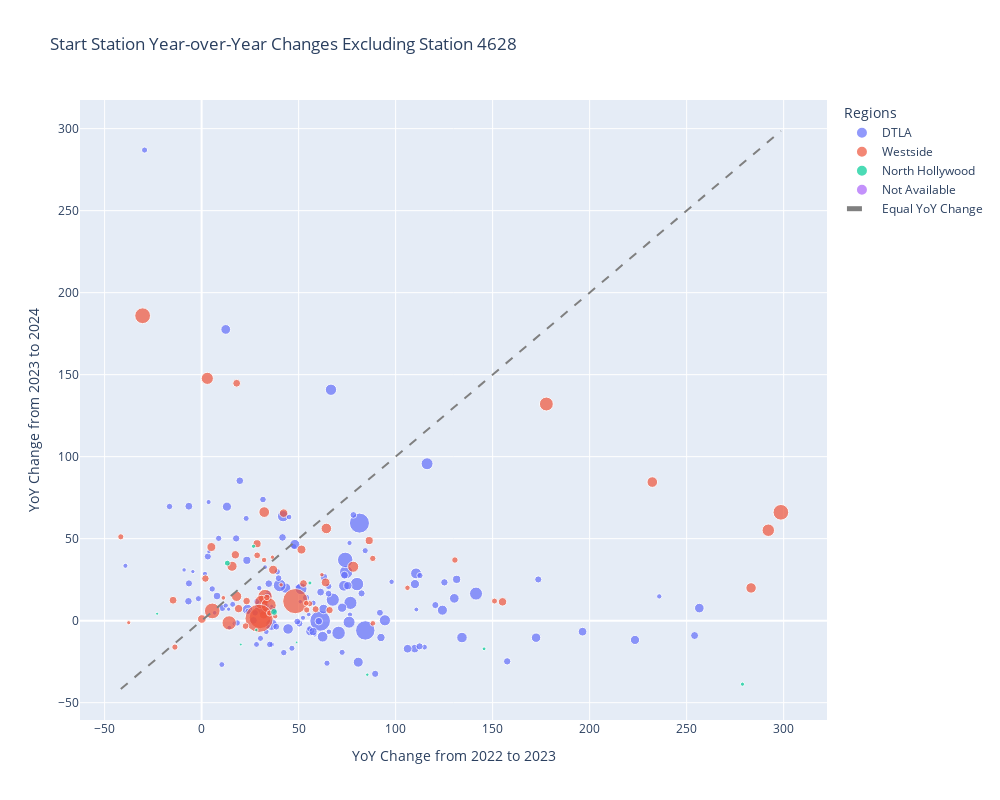

Source (notebook cell):
### Code cell
## Overall Trend for Active Stations
fig = px.scatter(
    yoy_rm_outliers, 
    x="pct_22_23", 
    y="pct_23_24",
    color="region",
    size="trips_2024",
    title="Start Station Year-over-Year Changes Excluding Station 4628",
    labels={
        "pct_22_23": "YoY Change from 2022 to 2023",
        "pct_23_24": "YoY Change from 2023 to 2024",
        "region": "Regions"
    },
    height=800, width=1000,
    custom_data=[
        "start_id", "name", "region", "live_date", 
        "trips_2022", "trips_2023", "trips_2024"
    ]
)
fig.update_traces(
    hovertemplate =
        "<b>%{customdata[1]} (%{customdata[0]})</b><br>" +
        "Region: %{customdata[2]}<br>" +
        "Live Date: %{customdata[3]}<br>" +
        "Trips 2022: %{customdata[4]}<br>" +
        "Trips 2023: %{customdata[5]} (%{x:.0f}%)<br>" +
        "Trips 2024: %{customdata[6]} (%{y:.0f}%)<br>" +
        "<extra></extra>"
)
## Add 45 degree diagonal line
min_val = min(yoy_rm_outliers["pct_22_23"].min(), yoy_rm_outliers["pct_23_24"].min())
max_val = max(yoy_rm_outliers["pct_22_23"].max(), yoy_rm_outliers["pct_23_24"].max())
fig.add_trace(go.Scatter(
    x=[min_val, max_val],
    y=[min_val, max_val],
    mode="lines",
    line=dict(color="grey", dash="dash"),
    name="Equal YoY Change"
))
fig.show()

### Figure 1 — Plotly figure (JSON) as saved in the notebook; plotly's stock layout.template omitted (floating-point values rounded to 4 significant figures; data arrays with more than 128 entries replaced by an {"elided": "..."} marker saying what was removed)
{"data": [{"customdata": {"elided": "144x7 mixed values"}, "hovertemplate": "<b>%{customdata[1]} (%{customdata[0]})</b><br>Region: %{customdata[2]}<br>Live Date: %{customdata[3]}<br>Trips 2022: %{customdata[4]}<br>Trips 2023: %{customdata[5]} (%{x:.0f}%)<br>Trips 2024: %{customdata[6]} (%{y:.0f}%)<br><extra></extra>", "legendgroup": "DTLA", "marker": {"color": "#636efa", "size": {"elided": "144 int values"}, "sizemode": "area", "sizeref": 56.5, "symbol": "circle"}, "mode": "markers", "name": "DTLA", "orientation": "v", "showlegend": true, "type": "scatter", "x": {"elided": "144 float values"}, "xaxis": "x", "y": {"elided": "144 float values"}, "yaxis": "y"}, {"customdata": {"elided": "66x7 mixed values"}, "hovertemplate": "<b>%{customdata[1]} (%{customdata[0]})</b><br>Region: %{customdata[2]}<br>Live Date: %{customdata[3]}<br>Trips 2022: %{customdata[4]}<br>Trips 2023: %{customdata[5]} (%{x:.0f}%)<br>Trips 2024: %{customdata[6]} (%{y:.0f}%)<br><extra></extra>", "legendgroup": "Westside", "marker": {"color": "#EF553B", "size": [3008, 2104, 1978, 2918, 2088, 1641, 5894, 13863, 5205, 6468, 1020, 22601, 18004, 3475, 856, 5459, 1405, 3170, 1853, 1145, 2207, 6960, 5810, 1978, 2364, 1572, 4182, 1252, 1077, 1505, 1857, 1728, 1104, 851, 7031, 534, 1053, 1175, 3236, 2308, 484, 3134, 1728, 2301, 1288, 1073, 903, 900, 1178, 2008, 2068, 562, 622, 855, 1759, 524, 1115, 6944, 4380, 3094, 6639, 3973, 1799, 2246, 1665, 1], "sizemode": "area", "sizeref": 56.5, "symbol": "circle"}, "mode": "markers", "name": "Westside", "orientation": "v", "showlegend": true, "type": "scatter", "x": [18.03, 0.1, 17.39, 15.68, 31.96, 23.19, 32.7, 30.22, 30.83, 34.58, 151.0, 29.63, 48.28, 78.13, 37.91, 177.7, 58.77, 232.3, 86.38, 88.21, 63.92, 5.48, 14.19, 19.06, 36.87, 1.96, 2.93, 22.63, 55.66, 65.96, 28.59, 18.06, 54.17, 106.1, -30.4, 36.52, 35.03, 33.64, 32.27, 51.46, -37.58, 64.29, 52.49, 5.03, 28.63, -41.66, 53.96, 88.27, 130.6, 155.1, 42.26, 61.99, 11.2, 32.2, -14.72, 40.98, -13.76, 298.6, 292.1, 283.2, null, null, null, null, null, null], "xaxis": "x", "y": [14.85, 1.01, 40.18, 33.18, 3.62, 11.94, 14.71, 1.88, 11.31, 9.33, 11.96, 1.43, 11.92, 32.89, 2.76, 132.1, 7.01, 84.52, 48.84, 37.95, 23.3, 5.95, -1.36, 7.33, 31.04, 25.66, 147.8, -3.32, 10.35, 6.44, 46.91, 144.8, 6.56, 20.03, 185.9, 38.7, 4.67, 14.19, 66.2, 43.35, -1.22, 56.23, 22.64, 44.9, 39.85, 51.13, 10.66, -1.64, 36.98, 11.49, 65.57, 28.02, 13.92, 37.02, 12.47, 21.86, -16.1, 66.08, 55.15, 19.97, 59.51, 68.78, 57.39, 137.2, 213.6, null], "yaxis": "y"}, {"customdata": [[4595, "Chandler & Colfax", "North Hollywood", "2022-03-04", 273, 350, 330], [4596, "Chandler & Laurel Canyon", "North Hollywood", "2022-03-04", 204, 501, 415], [4597, "Magnolia & Clybourn", "North Hollywood", "2022-03-04", 212, 803, 492], [4598, "North Hollywood Plaza", "North Hollywood", "2022-03-04", 223, 268, 229], [4599, "Chandler & Cahuenga", "North Hollywood", "2022-03-04", 649, 735, 993], [4600, "Lankershim & Califa", "North Hollywood", "2022-03-04", 336, 259, 270], [4601, "Lankershim & Hesby", "North Hollywood", "2022-03-04", 273, 346, 503], [4603, "Riverside & Cahuenga", "North Hollywood", "2022-03-04", 147, 219, 190], [4604, "Lankershim & Vineland", "North Hollywood", "2022-03-04", 267, 495, 332], [4605, "Mariota & Riverside", "North Hollywood", "2022-03-04", 240, 374, 460], [4606, "North Hollywood Station", "North Hollywood", "2022-03-04", 916, 1258, 1325]], "hovertemplate": "<b>%{customdata[1]} (%{customdata[0]})</b><br>Region: %{customdata[2]}<br>Live Date: %{customdata[3]}<br>Trips 2022: %{customdata[4]}<br>Trips 2023: %{customdata[5]} (%{x:.0f}%)<br>Trips 2024: %{customdata[6]} (%{y:.0f}%)<br><extra></extra>", "legendgroup": "North Hollywood", "marker": {"color": "#00cc96", "size": [330, 415, 492, 229, 993, 270, 503, 190, 332, 460, 1325], "sizemode": "area", "sizeref": 56.5, "symbol": "circle"}, "mode": "markers", "name": "North Hollywood", "orientation": "v", "showlegend": true, "type": "scatter", "x": [28.21, 145.6, 278.8, 20.18, 13.25, -22.92, 26.74, 48.98, 85.39, 55.83, 37.34], "xaxis": "x", "y": [-5.71, -17.17, -38.73, -14.55, 35.1, 4.25, 45.38, -13.24, -32.93, 22.99, 5.33], "yaxis": "y"}, {"customdata": [[4682, "CicLAvia Meet the Hollywood's - West Hollywood Hub", "Not Available", "2024-08-18", 0, 0, 8]], "hovertemplate": "<b>%{customdata[1]} (%{customdata[0]})</b><br>Region: %{customdata[2]}<br>Live Date: %{customdata[3]}<br>Trips 2022: %{customdata[4]}<br>Trips 2023: %{customdata[5]} (%{x:.0f}%)<br>Trips 2024: %{customdata[6]} (%{y:.0f}%)<br><extra></extra>", "legendgroup": "Not Available", "marker": {"color": "#ab63fa", "size": [8], "sizemode": "area", "sizeref": 56.5, "symbol": "circle"}, "mode": "markers", "name": "Not Available", "orientation": "v", "showlegend": true, "type": "scatter", "x": [null], "xaxis": "x", "y": [null], "yaxis": "y"}, {"line": {"color": "grey", "dash": "dash"}, "mode": "lines", "name": "Equal YoY Change", "type": "scatter", "x": [-41.66, 298.6], "y": [-41.66, 298.6]}], "layout": {"height": 800, "legend": {"itemsizing": "constant", "title": {"text": "Regions"}, "tracegroupgap": 0}, "title": {"text": "Start Station Year-over-Year Changes Excluding Station 4628"}, "width": 1000, "xaxis": {"anchor": "y", "autorange": true, "domain": [0, 1], "range": [-62.69, 322.3], "title": {"text": "YoY Change from 2022 to 2023"}, "type": "linear"}, "yaxis": {"anchor": "x", "autorange": true, "domain": [0, 1], "range": [-60.56, 317.5], "title": {"text": "YoY Change from 2023 to 2024"}, "type": "linear"}}}
